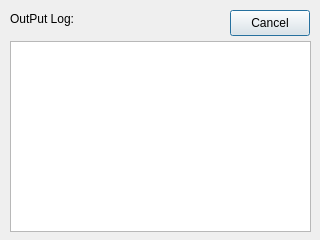
<?xml version="1.0" encoding="UTF-8"?>
<ui version="4.0">
 <class>logDialog</class>
 <widget class="QDialog" name="logDialog">
  <property name="geometry">
   <rect>
    <x>0</x>
    <y>0</y>
    <width>320</width>
    <height>240</height>
   </rect>
  </property>
  <property name="sizePolicy">
   <sizepolicy hsizetype="Fixed" vsizetype="Fixed">
    <horstretch>0</horstretch>
    <verstretch>0</verstretch>
   </sizepolicy>
  </property>
  <property name="windowTitle">
   <string>Dialog</string>
  </property>
  <widget class="QTextBrowser" name="textBrowser">
   <property name="geometry">
    <rect>
     <x>10</x>
     <y>41</y>
     <width>301</width>
     <height>191</height>
    </rect>
   </property>
   <property name="sizeIncrement">
    <size>
     <width>1</width>
     <height>1</height>
    </size>
   </property>
  </widget>
  <widget class="QLabel" name="label">
   <property name="geometry">
    <rect>
     <x>10</x>
     <y>10</y>
     <width>81</width>
     <height>18</height>
    </rect>
   </property>
   <property name="text">
    <string>OutPut Log:</string>
   </property>
  </widget>
  <widget class="QPushButton" name="pushButton">
   <property name="geometry">
    <rect>
     <x>230</x>
     <y>10</y>
     <width>80</width>
     <height>26</height>
    </rect>
   </property>
   <property name="text">
    <string>Cancel</string>
   </property>
  </widget>
 </widget>
 <resources/>
 <connections>
  <connection>
   <sender>pushButton</sender>
   <signal>clicked()</signal>
   <receiver>logDialog</receiver>
   <slot>reject()</slot>
   <hints>
    <hint type="sourcelabel">
     <x>270</x>
     <y>13</y>
    </hint>
    <hint type="destinationlabel">
     <x>160</x>
     <y>20</y>
    </hint>
   </hints>
  </connection>
 </connections>
</ui>
